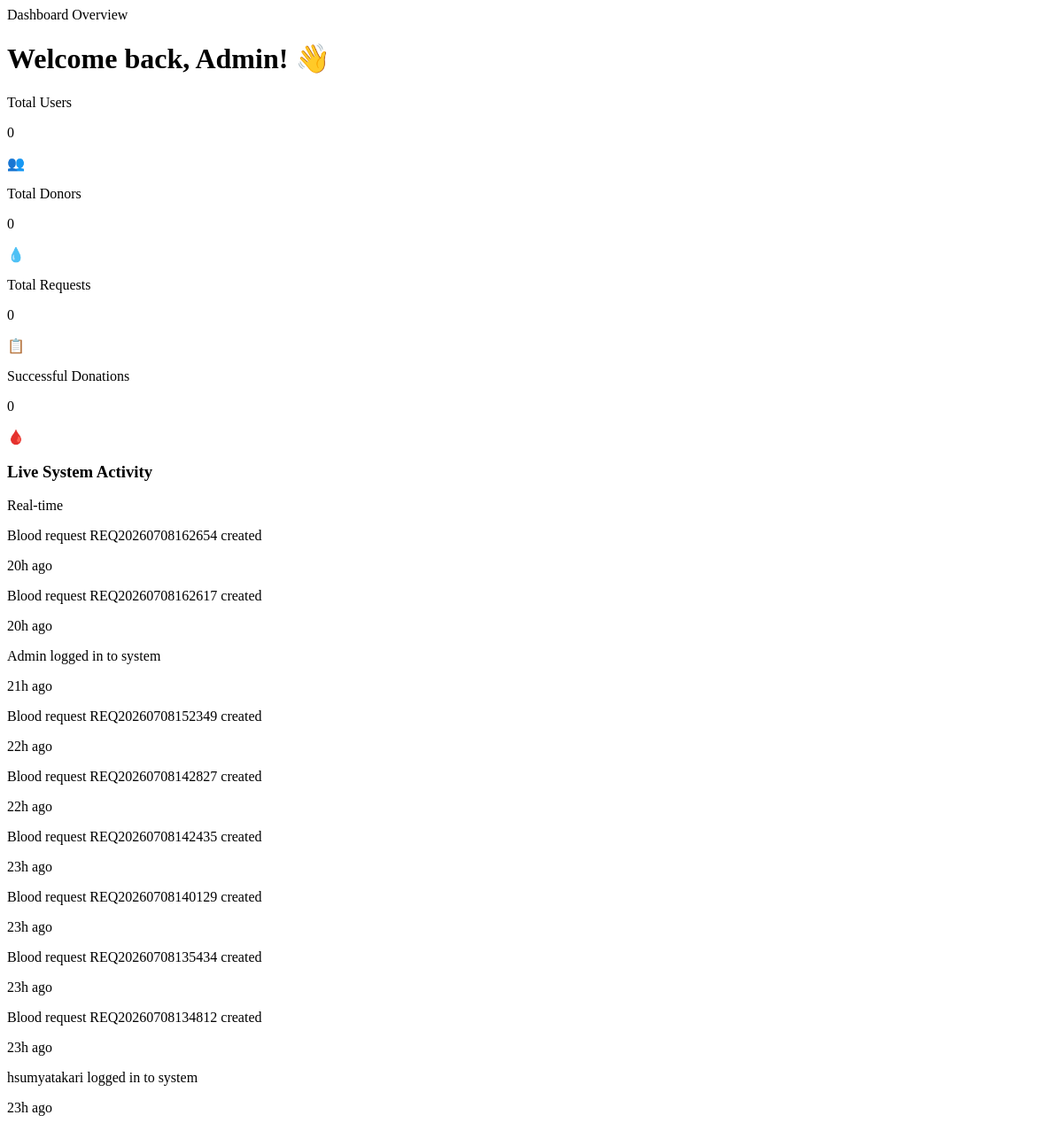
Screenshot of /App/Admin/Presentation/View/admin_dashboard.php with the database file from the repository.
### tables this page shows
CREATE TABLE `activity_logs` (
  `id` int(11) NOT NULL,
  `user_id` int(11) DEFAULT NULL,
  `user_name` varchar(255) DEFAULT NULL,
  `action` varchar(255) NOT NULL,
  `message` text NOT NULL,
  `type` varchar(50) DEFAULT 'INFO',
  `created_at` timestamp NOT NULL DEFAULT current_timestamp()
);

### App/Shared/infrastructure/Database/Database.php (called while the page is built, shortened)
<?php
class Database
{
    private static ?PDO $connection = null;
    public static function getConnection(): PDO
    {
        try {
            $instance = new self();
            self::$connection = new PDO(
                "mysql:host={$instance->host};dbname={$instance->dbname};charset=utf8mb4",
                $instance->username,
                $instance->password,
                [
                    PDO::ATTR_ERRMODE => PDO::ERRMODE_EXCEPTION,
                    PDO::ATTR_DEFAULT_FETCH_MODE => PDO::FETCH_ASSOC,
                    PDO::ATTR_EMULATE_PREPARES => false,
                ]
            );
            return self::$connection;
        } catch (PDOException $e) {
            throw new \Exception("DB Connection failed: " . $e->getMessage());
        }
    }
}

### App/Shared/infrastructure/Activity/ActivityLogger.php (called while the page is built, shortened)
<?php
class ActivityLogger
{
    private PDO $db;
    public function __construct()
    {
        $this->db = Database::getConnection();
    }
    public function getLatest(int $limit = 10): array
    {
        $stmt = $this->db->prepare("
            SELECT * FROM activity_logs
            ORDER BY created_at DESC
            LIMIT ?
        ");
        $stmt->bindValue(1, $limit, PDO::PARAM_INT);
        $stmt->execute();
        return $stmt->fetchAll();
    }
}

### App/Admin/Presentation/View/admin_dashboard.php (the view, shortened to what this page needs)
<?php
if (!isset($data) || !is_array($data)) {
    $data = [
        'adminName' => 'Admin',
        'totalUsers' => 0,
        'totalDonors' => 0,
        'totalRequests' => 0,
        'completedRequests' => 0,
    ];
}
$adminName = $data['adminName'] ?? 'Admin';
$stats = [
    ['label' => 'Total Users', 'value' => $data['totalUsers'], 'icon' => '👥', 'bg' => 'bg-rose-500/10 text-rose-600 border-rose-500/20'],
    ['label' => 'Total Donors', 'value' => $data['totalDonors'], 'icon' => '💧', 'bg' => 'bg-emerald-500/10 text-emerald-600 border-emerald-500/20'],
    ['label' => 'Total Requests', 'value' => $data['totalRequests'], 'icon' => '📋', 'bg' => 'bg-sky-500/10 text-sky-600 border-sky-500/20'],
    ['label' => 'Successful Donations', 'value' => $data['completedRequests'], 'icon' => '🩸', 'bg' => 'bg-red-500/10 text-red-600 border-red-500/20'],
];
try {
    $logger = new \App\Shared\Infrastructure\Activity\ActivityLogger();
    $activities = $logger->getLatest(10);
} catch (\Exception $e) {
    $activities = [];
}
function timeAgo($datetime)
{
    $time = strtotime($datetime);
    $diff = time() - $time;
    $diff = floor($diff / 60);
    $diff = floor($diff / 60);
    if ($diff < 24) return $diff . "h ago";
    return date("d M", $time);
}
?>
<div class="space-y-6 md:space-y-8 max-w-7xl mx-auto px-4 sm:px-6 lg:px-8 py-6">
    <div class="animate-fade-in-up opacity-0">
        <p class="text-xs font-bold uppercase tracking-wider text-indigo-600 mb-1">Dashboard Overview</p>
        <h1 class="text-2xl md:text-3xl font-extrabold tracking-tight text-slate-950 flex items-center gap-2">
            Welcome back, <span class="bg-gradient-to-r align-middle from-rose-600 to-orange-500 bg-clip-text text-transparent"><?= htmlspecialchars($adminName) ?></span>! 👋
        </h1>
    </div>
    <section class="grid grid-cols-1 sm:grid-cols-2 lg:grid-cols-4 gap-4 md:gap-6">
        <?php foreach ($stats as $index => $stat): ?>
            <?php
            $delayClass = match ($index) {
                1 => 'animation-delay-100',
                2 => 'animation-delay-200',
                3 => 'animation-delay-300',
                default => '',
            };
            ?>
            <div class="animate-fade-in-up opacity-0 <?= $delayClass ?> group relative bg-white/80 backdrop-blur-md rounded-2xl p-6 shadow-sm border border-slate-100 hover:border-slate-200 hover:shadow-xl hover:-translate-y-1 transition-all duration-300 ease-out">
                <div class="relative flex items-center justify-between">
                    <div class="space-y-2">
                        <p class="text-xs font-semibold text-slate-400 uppercase tracking-wider">
                            <?= htmlspecialchars($stat['label']) ?>
                        </p>
                        <p class="text-2xl md:text-3xl font-extrabold text-slate-900 tracking-tight stat-counter" data-target="<?= htmlspecialchars((string)$stat['value']) ?>">
                            0
                        </p>
                    </div>
                    <div class="<?= $stat['bg'] ?> border w-14 h-14 rounded-2xl flex items-center justify-center text-2xl shadow-inner transform group-hover:scale-110 transition-transform duration-300 ease-out">
                        <?= $stat['icon'] ?>
                    </div>
                </div>
            </div>
        <?php endforeach; ?>
    </section>
    <section class="animate-fade-in-up opacity-0 animation-delay-300 bg-white rounded-2xl shadow-sm border border-slate-100 overflow-hidden">
        <div class="px-6 py-5 border-b border-slate-100 flex justify-between items-center bg-slate-50/50">
            <div class="flex items-center space-x-2">
                <h3 class="font-bold text-slate-950 tracking-tight text-base">Live System Activity</h3>
            </div>
            <span class="text-xs font-medium px-2.5 py-1 bg-slate-100 text-slate-600 rounded-full">Real-time</span>
        </div>
        <div class="divide-y divide-slate-100 max-h-[380px] overflow-y-auto custom-scrollbar">
            <?php if (!empty($activities)): ?>
                <?php foreach ($activities as $act): ?>
                    <div class="px-6 py-4 flex justify-between items-center gap-x-4 hover:bg-slate-50/80 transition-colors group">
                        <div class="flex items-center space-x-4 min-w-0">
                            <p class="text-sm text-slate-700 leading-relaxed truncate group-hover:text-slate-900 transition-colors">
                                <?= htmlspecialchars($act['message']) ?>
                            </p>
                        </div>
                        <span class="text-xs font-medium text-slate-400 bg-slate-50 group-hover:bg-white group-hover:text-slate-600 border border-transparent group-hover:border-slate-100 px-2 py-1 rounded-md transition-all duration-200 flex-shrink-0">
                            <?= timeAgo($act['created_at']) ?>
                        </span>
                    </div>
                <?php endforeach; ?>
            <?php endif; ?>
        </div>
    </section>
</div>

### App/Admin/Presentation/View/admin_dashboard.php (style rules this page uses)
.animate-fade-in-up { animation: fadeInUp 0.5s ease-out forwards; }
.animation-delay-100 { animation-delay: 100ms; }
.animation-delay-200 { animation-delay: 200ms; }
.animation-delay-300 { animation-delay: 300ms; }

### rows the page displays
activity_logs: message "Blood request REQ20260708162654 created", created_at "20h ago"
activity_logs: message "Blood request REQ20260708162617 created", created_at "20h ago"
activity_logs: message "Admin logged in to system", created_at "21h ago"
activity_logs: message "Blood request REQ20260708152349 created", created_at "22h ago"
activity_logs: message "Blood request REQ20260708142827 created", created_at "22h ago"
activity_logs: message "Blood request REQ20260708142435 created", created_at "23h ago"
activity_logs: message "Blood request REQ20260708140129 created", created_at "23h ago"
activity_logs: message "Blood request REQ20260708135434 created", created_at "23h ago"
activity_logs: message "Blood request REQ20260708134812 created", created_at "23h ago"
activity_logs: message "hsumyatakari logged in to system", created_at "23h ago"

### other values shown
$adminName "Admin"
$stat['label'] "Total Users"
$stat['icon'] "👥"
$stat['label'] "Total Donors"
$stat['icon'] "💧"
$stat['label'] "Total Requests"
$stat['icon'] "📋"
$stat['label'] "Successful Donations"
$stat['icon'] "🩸"
